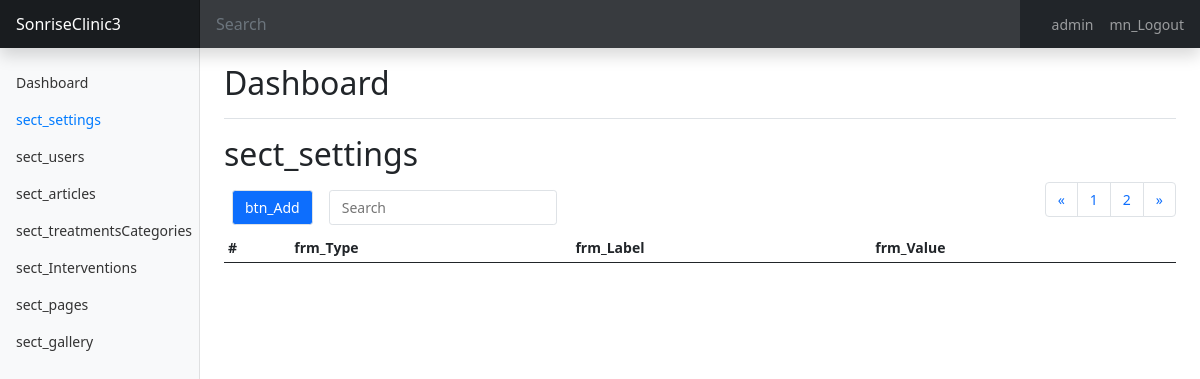
Before: /admin.php?section=settings&page=3 (signed in) with the older database file.
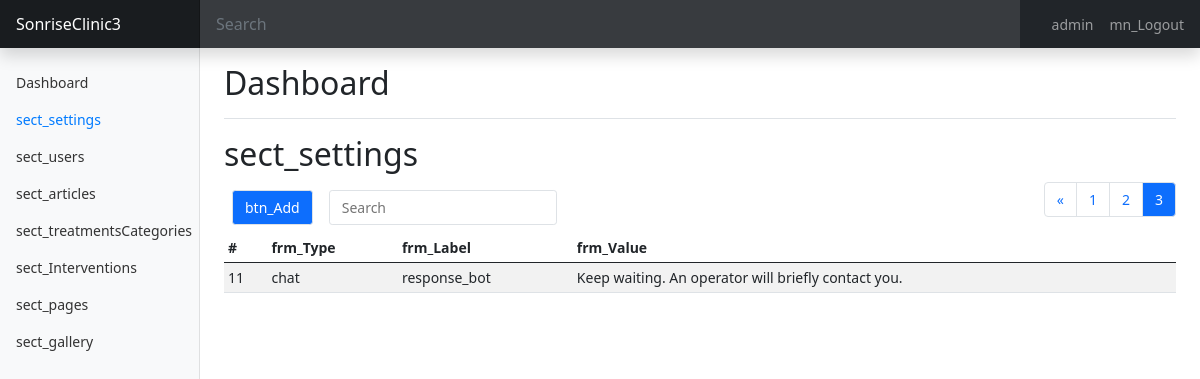
After: the same page with the newer database file.
### tables this page shows
CREATE TABLE `settings` (
  `id` int(9) NOT NULL,
  `type` varchar(10) NOT NULL,
  `label` varchar(25) NOT NULL,
  `value` varchar(255) NOT NULL
);

### includes/sessions.php (called while the page is built, shortened)
<?php
if (isset($_SESSION['lang'])) {
    $lang = $_SESSION['lang'];
} else {
    $lang = null;
}

### includes/class.data.php (called while the page is built, shortened)
<?php
class DataBase
{
    var $connection;
    public function __construct()
    {
        if (DB_PASS == NULL)
            $this->connection = mysqli_connect(DB_SERVER, DB_USER, DB_NAME);
        else
            $this->connection = mysqli_connect(DB_SERVER, DB_USER, DB_PASS, DB_NAME);
        return true;
    }
    public function send($sql, $type = 'ARRAY')
    {
        $result = mysqli_query($this->connection, $sql) or die(mysqli_error($this->connection));
        $return = array();
        if ($type == 'ARRAY')
            while (($return[] = mysqli_fetch_array($result))) {
            }
        else {
            while (($return[] = mysqli_fetch_assoc($result))) {
            }
        }
        if (count($return) > 1)
            unset($return[count($return) - 1]);
        else
            $return = FALSE;
        return $return;
    }
    public function select($table, $where, $type = 'ARRAY')
    {
        $sql = "SELECT * FROM " . $table . " WHERE " . $where;
        $result = mysqli_query($this->connection, $sql);
        $return = array();
        if ($type == 'ARRAY')
            while (($return[] = mysqli_fetch_array($result))) {
            }
        else
            while (($return[] = mysqli_fetch_assoc($result))) {
            }
        if (count($return) > 1)
            unset($return[count($return) - 1]);
        else
            $return = FALSE;
        return $return;
    }
}

### includes/functions.php (called while the page is built, shortened)
<?php
function __($str, $lang = null)
{
	return $str;
}

### admin/settings.php (the view, shortened to what this page needs)
<h2><?= __('sect_settings', $lang) ?></h2>
<div class="table-responsive">
  <?php
  include "admin/pagination.php";
  ?>
  <table class="table table-striped table-sm">
    <thead>
      <tr>
        <th>#</th>
        <th><?= __('frm_Type', $lang) ?></th>
        <th><?= __('frm_Label', $lang) ?></th>
        <th><?= __('frm_Value', $lang) ?></th>
      </tr>
    </thead>
    <tbody>
      <?php if (!empty($records)) :
        foreach ($records as $record) :
          if (isset($_GET['edit']) && $record['id'] == $_GET['edit']) :
            $class = " fw-bold";
          else :
            $class = "";
          endif;
      ?>
          <tr class="tbl-h<?= $class ?>" onclick="window.location='admin.php?section=settings&page=<?= ($page) ?>&edit=<?= $record['id'] ?>';">
            <td><?= $record["id"] ?></td>
            <td><?= $record["type"] ?></td>
            <td><?= $record["label"] ?></td>
            <td><?= $record["value"] ?></td>
          </tr>
      <?php
        endforeach;
      endif; ?>
    </tbody>
  </table>
</div>

### admin.php (shortened to what this page needs)
<?php
include("includes/functions.php");
include("includes/sessions.php");
if (isset($_GET["section"])) :
  $adm_pag = $_GET["section"];
else :
  $adm_pag = "dashboard";
endif;
$db = new DataBase(DB_SERVER, DB_USER, DB_PASS, DB_NAME, 1);
$param = $db->send("SELECT * FROM settings;");
?>
<!DOCTYPE html>
<html lang="<?= $lang ?>">
<?php require "admin/head.php"; ?>
<body>
  <header class="navbar navbar-dark sticky-top bg-dark flex-md-nowrap p-0 shadow">
    <a class="navbar-brand col-md-3 col-lg-2 me-0 px-3" href="index.php"><?= $param[0]["value"] ?></a>
    <input class="form-control form-control-dark w-100" type="text" placeholder="Search" aria-label="Search">
    <ul class="navbar-nav px-3" style="flex-direction: row;">
      <li class="nav-item text-nowrap">
        <a class="nav-link mx-3" href="#"><?= $_SESSION['name'] ?></a>
      </li>
      <li class="nav-item text-nowrap">
        <a class="nav-link" href="logout.php"><?= __('mn_Logout', $lang) ?></a>
      </li>
    </ul>
  </header>
  <div class="container-fluid">
    <div class="row">
      <nav id="sidebarMenu" class="col-md-3 col-lg-2 d-md-block bg-light sidebar collapse">
        <div class="position-sticky pt-3">
          <ul class="nav flex-column">
            <li class="nav-item">
              <a class="nav-link<?= $adm_pag == 'dashboard' ? ' active' : '' ?>" aria-current="page" href="admin.php">
                Dashboard
              </a>
            </li>
            <li class="nav-item">
              <a class="nav-link<?= $adm_pag == 'settings' ? ' active' : '' ?>" href="admin.php?section=settings">
                <?= __('sect_settings', $lang) ?>
              </a>
            </li>
            <li class="nav-item">
              <a class="nav-link<?= $adm_pag == 'users' ? ' active' : '' ?>" href="admin.php?section=users">
                <?= __('sect_users', $lang) ?>
              </a>
            </li>
            <li class="nav-item">
              <a class="nav-link<?= $adm_pag == 'articles' ? ' active' : '' ?>" href="admin.php?section=articles">
                <?= __('sect_articles', $lang) ?>
              </a>
            </li>
            <li class="nav-item">
              <a class="nav-link<?= $adm_pag == 'treatmentsCategories' ? ' active' : '' ?>" href="admin.php?section=treatmentsCategories">
                <?= __('sect_treatmentsCategories', $lang) ?>
              </a>
            </li>
            <li class="nav-item">
              <a class="nav-link<?= $adm_pag == 'treatmentsInterventions' ? ' active' : '' ?>" href="admin.php?section=treatmentsInterventions">
                <?= __('sect_Interventions', $lang) ?>
              </a>
            </li>
            <li class="nav-item">
              <a class="nav-link" href="admin.php?section=pages">
                <?= __('sect_pages', $lang) ?>
              </a>
            </li>
            <li class="nav-item">
              <a class="nav-link<?= $adm_pag == 'images' ? ' active' : '' ?>" href="admin.php?section=images">
                <?= __('sect_gallery', $lang) ?>
              </a>
            </li>
          </ul>
        </div>
      </nav>
      <main class="col-md-9 ms-sm-auto col-lg-10 px-md-4" style="margin-left:219px">
        <div class="d-flex justify-content-between flex-wrap flex-md-nowrap align-items-center pt-3 pb-2 mb-3 border-bottom">
          <h1 class="h2">Dashboard</h1>
        </div>
        <?php
        switch ($adm_pag):
          case ("settings"):
            include "admin/settings.php";
            break;
        endswitch;
        ?>
      </main>
    </div>
  </div>
</body>
</html>

### admin/head.php (shortened to what this page needs)
<head>
  <link rel="stylesheet" href="css/styles.css">
  <link rel="stylesheet" href="css/bootstrap.min.css">
  <link rel="stylesheet" href="css/dashboard.css">
</head>

### admin/pagination.php (shortened to what this page needs)
<?php
$maxRow = 5;
$row = $db->send("SELECT Count(*) as total FROM $adm_pag;");
$page = false;
if (isset($_GET["page"])) {
  $page = $_GET["page"];
}
if (!$page) {
  $start = 0;
  $page = 1;
} else {
  $start = ($page - 1) * $maxRow;
}
$numResult = $row[0]['total'];
$total_pages = ceil($numResult / $maxRow);
$records = $db->select($adm_pag, "1 = 1 ORDER BY id ASC LIMIT " . $start . ", " . $maxRow);
?>
<div class="d-flex bd-highlight">
  <div class="p-2 w-100 row row-cols-lg-auto g-3 align-items-center">
    <div class="col-12">
      <button type="button" class="page-link btn-sm bg-primary text-white" onclick="window.location='admin.php?section=<?= $adm_pag ?>&page=<?= ($page) ?>&AddNew';"><?= __('btn_Add', $lang) ?></button>
    </div>
    <div class="col-12">
      <input type="text" class="page-link btn-sm" placeholder="Search" aria-label="Search" aria-describedby="basic-addon1" id="search" name="search" onKeyUp="search();">
    </div>
  </div>
  <nav aria-label="navigation flex-shrink-1">
    <ul class="pagination justify-content-end">
      <?php if ($total_pages >= 1) {
        if ($page != 1) { ?>
          <li class="page-item"><a class="page-link" href="admin.php?section=<?= $adm_pag ?>&page=<?= ($page - 1) ?>">&laquo;</a>
          </li>
          <?php }
        for ($i = 1; $i <= $total_pages; $i++) {
          if ($page == $i) { ?>
            <li class="page-item"><span class="page-link bg-primary text-white" href="#"><?= $i ?></span></li>
          <?php } else { ?>
            <li class="page-item"><a class="page-link" href="admin.php?section=<?= $adm_pag ?>&page=<?= $i ?>"><?= $i ?></a></li>
          <?php }
        }
        if ($page != $total_pages) { ?>
          <li class="page-item"><a class="page-link" href="admin.php?section=<?= $adm_pag ?>&page=<?= $page + 1 ?>">&raquo;</a>
          </li>
      <?php }
      } ?>
    </ul>
  </nav>
</div>

### css/styles.css (style rules this page uses)
.bg-light { background-color: #FFF9ED !important; }
.bg-primary { background-color: #00A797 !important; }

### css/dashboard.css (style rules this page uses)
body { font-size: .875rem; }
.sidebar { position: fixed; top: 0; bottom: 0; left: 0; z-index: 100; padding: 48px 0 0; box-shadow: inset -1px 0 0 rgba(0, 0, 0, .1); }
.sidebar .nav-link { font-weight: 500; color: #333; }
.sidebar .nav-link.active { color: #007bff; }
.navbar-brand { padding-top: .75rem; padding-bottom: .75rem; font-size: 1rem; background-color: rgba(0, 0, 0, .25); box-shadow: inset -1px 0 0 rgba(0, 0, 0, .25); }
.navbar .form-control { padding: .75rem 1rem; border-width: 0; border-radius: 0; }
.form-control-dark { color: #fff; background-color: rgba(255, 255, 255, .1); border-color: rgba(255, 255, 255, .1); }

Changed rows visible on the page:
added settings: id "11", type "chat", label "response_bot", value "Keep waiting. An operator will briefly contact you."
Other visible differences:
new list line: "3"
